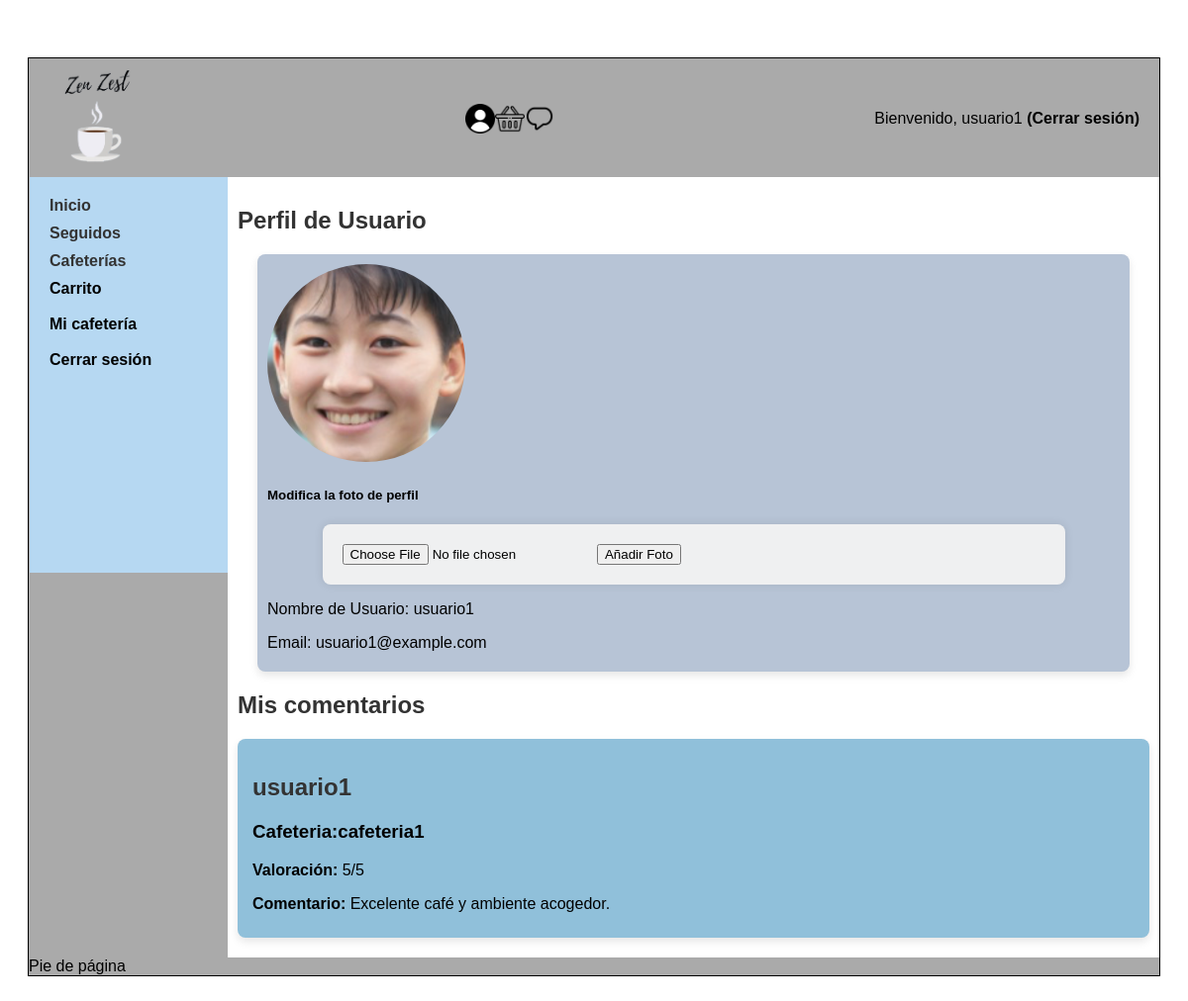
The app's page /perfil.php (signed in) with its own data.
### tables this page shows
CREATE TABLE Usuario (
    Nombre VARCHAR(50) PRIMARY KEY,
    Email VARCHAR(100),
    Password_hash VARCHAR(255),  
    Foto_de_perfil VARCHAR(255),
    Rol VARCHAR(50)
);

CREATE TABLE Comentarios (
    ID INT AUTO_INCREMENT PRIMARY KEY,
    Usuario VARCHAR(50),
    Cafeteria_Comentada VARCHAR(50),
    Valoracion INT,
    Mensaje TEXT,
    FOREIGN KEY (Usuario) REFERENCES Usuario(Nombre),
    FOREIGN KEY (Cafeteria_Comentada) REFERENCES Cafeteria(Nombre)
);

### includes/clases/comentarios.php (called while the page is built, shortened)
<?php
class Comentarios {
    private $Usuario;
    private $Cafeteria_Comentada;
    private $Valoracion;
    private $Mensaje;
    public function __construct($ID, $Usuario, $Cafeteria_Comentada, $Valoracion, $Mensaje) {
        $this->Usuario = $Usuario;
        $this->Cafeteria_Comentada = $Cafeteria_Comentada;
        $this->Valoracion = $Valoracion;
        $this->Mensaje = $Mensaje;
    }
    public static function getComentariosPorUsuario($usuario) {
        $conn = Aplicacion::getInstance()->getConexionBd();
        $comentarios = [];
        $query = $conn->prepare("SELECT * FROM Comentarios WHERE Usuario = ?");
        $query->bind_param("s", $usuario);
        $query->execute();
        $resultado = $query->get_result();
        while ($fila = $resultado->fetch_assoc()) {
            $comentarios[] = new Comentarios(
                $fila['ID'],
                $fila['Usuario'],
                $fila['Cafeteria_Comentada'],
                $fila['Valoracion'],
                $fila['Mensaje']
            );
        }
        return $comentarios;
    }
    public function getUsuario() {
        return $this->Usuario;
    }
    public function getCafeteriaComentada() {
        return $this->Cafeteria_Comentada;
    }
    public function getValoracion() {
        return $this->Valoracion;
    }
    public function getMensaje() {
        return $this->Mensaje;
    }
}

### perfil.php (the view, shortened to what this page needs)
<?php
require_once __DIR__ . '/includes/clases/usuario.php';
require_once __DIR__ . '/includes/clases/comentarios.php';
$contenidoPrincipal = <<<EOS
<h1>Perfil de Usuario</h1>
EOS;
if (isset($_SESSION['nombre'])) {
    $nombreUsuario = $_SESSION['nombre'];
    $user = Usuario::buscaUsuario($nombreUsuario);
    if ($user) {
        $perfil = $user->perfilUsuario();
        $contenidoPrincipal .= $perfil;
    } else {
        $contenidoPrincipal .= "<p>Error al cargar el perfil del usuario.</p>";
    }
    $contenidoPrincipal .= "<h1>Mis comentarios </h1>";
    $comentarios = Comentarios::getComentariosPorUsuario($nombreUsuario);
    if (empty($comentarios)) {
        $contenidoPrincipal .= "<p>Todavía no has realizado ningún comentario.</p>";
    } else {
        foreach ($comentarios as $comentario) {
            $contenidoPrincipal .= "<div class='comentario'>";
            $contenidoPrincipal .= "<h2>" . htmlspecialchars($comentario->getUsuario()) . "</h2>";
            $contenidoPrincipal .= "<h3> Cafeteria:" . htmlspecialchars($comentario->getCafeteriaComentada()) . "</h3>";
            $contenidoPrincipal .= "<p><b>Valoración:</b> " . htmlspecialchars($comentario->getValoracion()) . "/5</p>";
            $contenidoPrincipal .= "<p><b>Comentario:</b> " . htmlspecialchars($comentario->getMensaje()) . "</p>";
            $contenidoPrincipal .= "</div>";
        }
    }
} else {
    $contenidoPrincipal = "<p>Por favor, <a href='login.php'>inicia sesión</a> para poder acceder a tu perfil.</p>";
}
require_once __DIR__ . '/includes/vistas/plantillas/plantilla.php';

### includes/clases/usuario.php (shortened to what this page needs)
<?php
class Usuario {
    private $username;
    private $email;
    private $foto;
    public function __construct($username, $email, $contraseña, $foto) {
        $this->username = $username;
        $this->email = $email;
        $this->foto = $foto;
    }
    public static function buscaUsuario($nombre)
    {
        $conn = Aplicacion::getInstance()->getConexionBd();
        $query = sprintf("SELECT * FROM Usuario U WHERE U.Nombre='%s'", $conn->real_escape_string($nombre));
        $rs = $conn->query($query);
        $result = false;
        if ($rs) {
            if ( $rs->num_rows == 1) {
                $fila = $rs->fetch_assoc();
                $user = new Usuario($fila['Nombre'], $fila['Email'], $fila['Password_hash'], $fila['Foto_de_perfil']);
                $result = $user;
            }
        } else {
            $result = false;
            error_log("Error BD ({$conn->errno}): {$conn->error}");
        }
        return $result;
    }
    public function perfilUsuario() {
        $perfil = "<div class='perfil-usuario'>";
        $rutaFoto = $this->foto ? $this->foto : './img/basic/user.png';
        $perfil .= "<img src='" . htmlspecialchars($rutaFoto) . "' alt='Foto de perfil' style='width: 200px; height: 200px;' class='imagen_perfil' />";
        $perfil .= <<<HTML
        <h5>Modifica la foto de perfil</h5>
        <form action="procesarImagenUser.php" method="post" enctype="multipart/form-data">
            <input type="hidden" name="username" value="{$this->username}">
            <input type="file" name="fotoPerfil" required>
            <button type="submit">Añadir Foto</button>
        </form>
        HTML;
        $perfil .= "<p>Nombre de Usuario: " . htmlspecialchars($this->username) . "</p>";
        $perfil .= "<p>Email: " . htmlspecialchars($this->email) . "</p>";
        $perfil .= "</div>";
        return $perfil;
    }
}
?>

### css/estilo.css (style rules this page uses)
body { font-family: Arial, sans-serif; background-color: #FFFFFF; padding: 20px; }
h1, h2 { color: #333; }
p { margin-bottom: 10px; }
* { margin: 10; padding: 100; box-sizing: border-box; }
form { max-width: 750px; margin: 0 auto; background-color: #eff0f1; padding: 20px; border-radius: 8px; box-shadow: 0 0 10px rgba(0, 0, 0, 0.1); }
.comentario { background-color: #90c0da; border-radius: 8px; padding: 15px; margin: 10px 0; box-shadow: 0 4px 8px rgba(0,0,0,0.1); }
.perfil-usuario { background-color: #b7c4d6; border-radius: 8px; padding : 10px; margin : 20px; box-shadow: 0 4px 8px rgba(0,0,0,0.1); }
.imagen_perfil { align-content: center; width: 100px; height: 100px; border-radius: 50%; object-fit: cover; }

### records on screen
usuario: Foto_de_perfil (picture), Nombre "usuario1", Email "usuario1@example.com"
comentarios: Usuario "usuario1", Cafeteria_Comentada "cafeteria1", Valoracion "5", Mensaje "Excelente café y ambiente acogedor."

### other values on screen
$_SESSION['nombre'] "usuario1"
